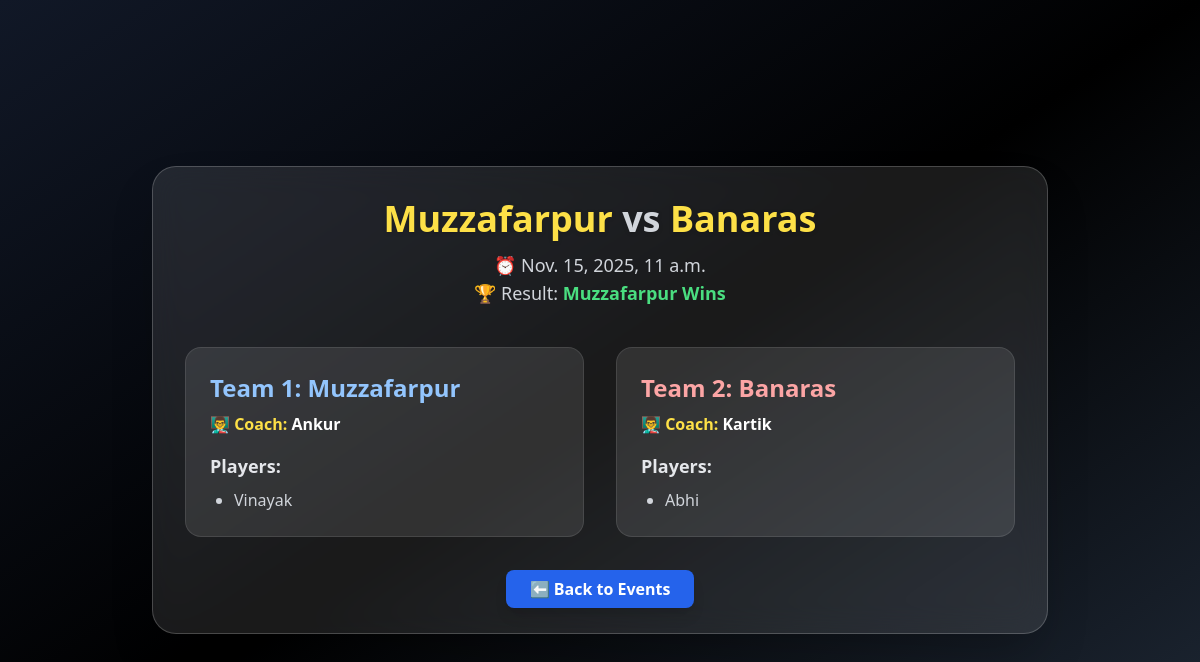
Screenshot of /events/match/3/details/ with the database file from the repository.
### events/models.py (models this page shows, shortened)
class Match(models.Model):
    event = models.ForeignKey(Event, on_delete=models.CASCADE)
    team1 = models.ForeignKey(Team, on_delete=models.CASCADE, related_name='team1_matches')
    team2 = models.ForeignKey(Team, on_delete=models.CASCADE, related_name='team2_matches')
    match_date = models.DateTimeField()
    result = models.CharField(max_length=50, blank=True, null=True)

### teams/models.py (models this page shows, shortened)
class Team(models.Model):
    name = models.CharField(max_length=100)
    coach = models.ForeignKey(User, on_delete=models.SET_NULL, null=True, limit_choices_to={'role': 'coach'})
    players = models.ManyToManyField(Player, blank=True)

### users/models.py (models this page shows)
class User(AbstractUser):
    ROLE_CHOICES = (
        ('admin', 'Administrator'),
        ('coach', 'Coach'),
        ('player', 'Player'),
    )
    role = models.CharField(max_length=20, choices=ROLE_CHOICES)

### players/models.py (models this page shows, shortened)
class Player(models.Model):
    user = models.OneToOneField(User, on_delete=models.CASCADE)
    age = models.IntegerField()
    contact = models.CharField(max_length=15)
    skills = models.TextField(blank=True, null=True)

### events/views.py (the view)
# urls.py: path('match/<int:pk>/details/', views.match_details, name='match_details'),
def match_details(request, pk):
    match = get_object_or_404(Match, pk=pk)
    team1_players = match.team1.players.all()
    team1_coach = match.team1.coach
    team2_players = match.team2.players.all()
    team2_coach = match.team2.coach
    return render(request, 'events/match_details.html', {
        'match': match,
        'team1_players': team1_players,
        'team1_coach': team1_coach,
        'team2_players': team2_players,
        'team2_coach': team2_coach,
    })

### events/templates/events/match_details.html (shortened to what this page needs)
<!DOCTYPE html>
<html lang="en">
<head>
  <script src="https://cdn.tailwindcss.com"></script>
</head>
<body class="bg-gradient-to-br from-gray-900 via-black to-gray-800 text-white min-h-screen flex items-center justify-center p-6">
  <div class="max-w-4xl w-full bg-white/10 backdrop-blur-lg border border-white/20 shadow-2xl rounded-3xl p-8">
    <div class="text-center mb-10">
      <h1 class="text-4xl font-extrabold text-yellow-300 drop-shadow">
        {{ match.team1.name }} <span class="text-gray-300">vs</span> {{ match.team2.name }}
      </h1>
      <p class="text-gray-300 mt-3 text-lg">⏰ {{ match.match_date }}</p>
      <p class="text-gray-300 text-lg">
        🏆 Result:
        <span class="text-green-400 font-semibold">
          {{ match.result|default:"Pending" }}
        </span>
      </p>
    </div>
    <div class="grid grid-cols-1 md:grid-cols-2 gap-8">
      <div class="bg-white/10 rounded-2xl p-6 border border-white/10 hover:bg-white/20 transition">
        <h2 class="text-2xl font-bold text-blue-300">Team 1: {{ match.team1.name }}</h2>
        <p class="text-yellow-300 font-semibold mt-2">
          👨‍🏫 Coach:
          <span class="text-white">{{ team1_coach.username }}</span>
        </p>
        <h3 class="text-lg mt-4 mb-2 font-semibold text-gray-200">Players:</h3>
        <ul class="list-disc ml-6 space-y-1 text-gray-300">
          {% for p in team1_players %}
            <li>{{ p.user.username }}</li>
          {% empty %}
            <li class="italic text-gray-500">No players assigned</li>
          {% endfor %}
        </ul>
      </div>
      <div class="bg-white/10 rounded-2xl p-6 border border-white/10 hover:bg-white/20 transition">
        <h2 class="text-2xl font-bold text-red-300">Team 2: {{ match.team2.name }}</h2>
        <p class="text-yellow-300 font-semibold mt-2">
          👨‍🏫 Coach:
          <span class="text-white">{{ team2_coach.username }}</span>
        </p>
        <h3 class="text-lg mt-4 mb-2 font-semibold text-gray-200">Players:</h3>
        <ul class="list-disc ml-6 space-y-1 text-gray-300">
          {% for p in team2_players %}
            <li>{{ p.user.username }}</li>
          {% empty %}
            <li class="italic text-gray-500">No players assigned</li>
          {% endfor %}
        </ul>
      </div>
    </div>
    <div class="text-center mt-10">
      <a href="{% url 'home' %}"
         class="bg-blue-600 hover:bg-blue-700 text-white font-bold py-2 px-6 rounded-lg shadow-lg transition">
        ⬅ Back to Events
      </a>
    </div>
  </div>
</body>
</html>

### rows the page displays
Match: team1.name "Muzzafarpur", team2.name "Banaras", match_date "Nov. 15, 2025, 11 a.m.", result "Muzzafarpur Wins"
User: username "Ankur"
Player: user.username "Vinayak"
User: username "Kartik"
Player: user.username "Abhi"
